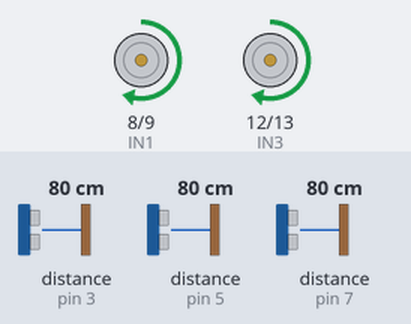
Recording of a sketch running on a simulated Arduino Uno, built with avr-gcc and run on an emulated ATmega328P. Parts: motor-driver pin pairs drawn as motors (green arrow = first pin HIGH = forward, orange = second pin HIGH = backward, longer = more drive, scaled by the enable pin). The inputs (shaded band) are chosen by the test bench; at power-on: distance to the obstacle (sensors on pin 3, pin 5, pin 7) 80 cm. The echo pulse lasts 58.3 µs per cm.

Above: at 1.2 s.
1.3 s: distance to the obstacle (sensor on pin 3) set to 17 cm
2.8 s: distance to the obstacle (sensor on pin 3) set to 14 cm
At 3.17 s:
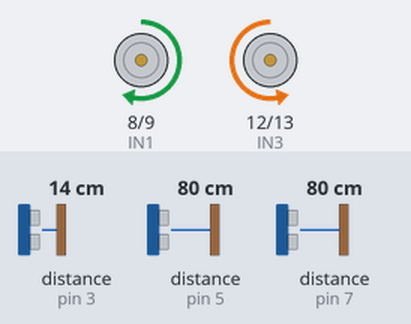
5.8 s: distance to the obstacle (sensor on pin 5) set to 17 cm
8.8 s: distance to the obstacle (sensor on pin 5) set to 14 cm
At 9.5 s:
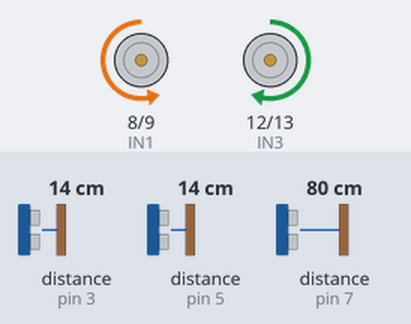
11.8 s: distance to the obstacle (sensor on pin 5) set to 18 cm
At 12.45 s:
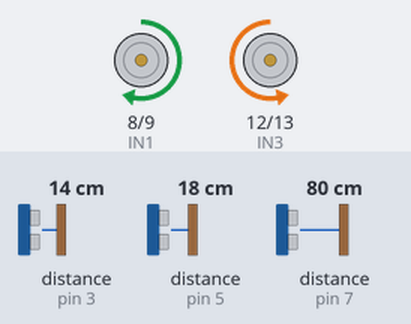
14.8 s: distance to the obstacle (sensor on pin 5) set to 2 cm
At 15.9 s:
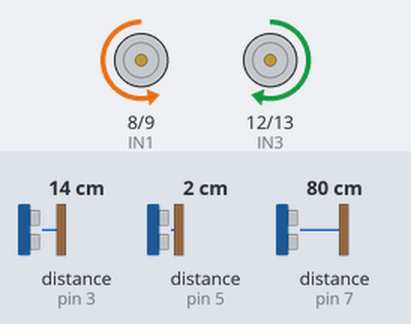
Timing chart, 0 to 18.8 s (numbered marks = the images above; inputs shaded):
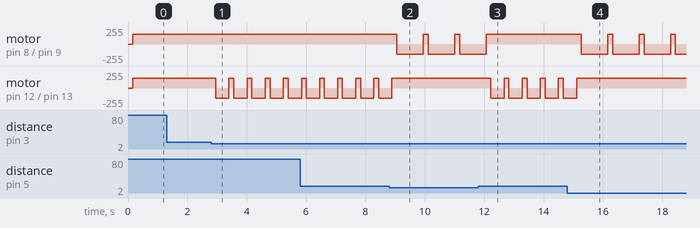

The sketch:

Maze_Solver_Robot.ino
```cpp
#include <NewPing.h>

// Define Ultrasonic Sensor Pins
#define TRIG_FRONT 2
#define ECHO_FRONT 3
#define TRIG_LEFT 4
#define ECHO_LEFT 5
#define TRIG_RIGHT 6
#define ECHO_RIGHT 7

// Define Motor Pins
#define IN1 8
#define IN2 9
#define ENA 10
#define IN3 12
#define IN4 13
#define ENB 11

// Motor Speed Control
#define MOTOR_SPEED 150

// Maze parameters
#define MAZE_SIZE 16  // 16x16 grid
#define MAX_VALUE 255

// Define goal position in the maze (center)
#define GOAL_X 7  // Adjust based on your maze
#define GOAL_Y 7  // Adjust based on your maze

// Ultrasonic Range
#define MAX_DISTANCE 200
NewPing sonarFront(TRIG_FRONT, ECHO_FRONT, MAX_DISTANCE);
NewPing sonarLeft(TRIG_LEFT, ECHO_LEFT, MAX_DISTANCE);
NewPing sonarRight(TRIG_RIGHT, ECHO_RIGHT, MAX_DISTANCE);

// Flood Fill Maze Array
byte maze[MAZE_SIZE][MAZE_SIZE];
byte posX = 0, posY = 0;  // Start position
byte direction = 0;       // 0=North, 1=East, 2=South, 3=West

void setup() {
  pinMode(IN1, OUTPUT);
  pinMode(IN2, OUTPUT);
  pinMode(ENA, OUTPUT);
  pinMode(IN3, OUTPUT);
  pinMode(IN4, OUTPUT);
  pinMode(ENB, OUTPUT);

  Serial.begin(9600);
  floodFillInit();
}

void loop() {
  floodFill(posX, posY);
  moveToGoal();
  returnToStart();
  moveToGoal();
}

// Initialize Flood Fill maze with MAX_VALUE
void floodFillInit() {
  for (byte i = 0; i < MAZE_SIZE; i++) {
    for (byte j = 0; j < MAZE_SIZE; j++) {
      maze[i][j] = MAX_VALUE;
    }
  }
  maze[GOAL_X][GOAL_Y] = 0;
}

// Function to get distance from ultrasonic sensor
int getDistance(NewPing sensor) {
  delay(50);  // Small delay between readings
  return sensor.ping_cm();
}

// Move robot forward
void moveForward() {
  digitalWrite(IN1, HIGH);
  digitalWrite(IN2, LOW);
  analogWrite(ENA, MOTOR_SPEED);

  digitalWrite(IN3, HIGH);
  digitalWrite(IN4, LOW);
  analogWrite(ENB, MOTOR_SPEED);
}

// Stop the robot
void stopMotors() {
  digitalWrite(IN1, LOW);
  digitalWrite(IN2, LOW);
  analogWrite(ENA, 0);

  digitalWrite(IN3, LOW);
  digitalWrite(IN4, LOW);
  analogWrite(ENB, 0);
}

// Turn robot left
void turnLeft() {
  digitalWrite(IN1, LOW);
  digitalWrite(IN2, HIGH);
  analogWrite(ENA, MOTOR_SPEED);

  digitalWrite(IN3, HIGH);
  digitalWrite(IN4, LOW);
  analogWrite(ENB, MOTOR_SPEED);
  delay(450); // Adjust to achieve 90-degree turn
}

// Turn robot right
void turnRight() {
  digitalWrite(IN1, HIGH);
  digitalWrite(IN2, LOW);
  analogWrite(ENA, MOTOR_SPEED);

  digitalWrite(IN3, LOW);
  digitalWrite(IN4, HIGH);
  analogWrite(ENB, MOTOR_SPEED);
  delay(450); // Adjust to achieve 90-degree turn
}

// Update the robot's direction
void updateDirection(byte newDirection) {
  if (direction != newDirection) {
    if ((newDirection + 3) % 4 == direction) {
      turnLeft();
      turnLeft();
    } else if ((newDirection + 1) % 4 == direction) {
      turnRight();
    } else {
      turnLeft();
    }
  }
  direction = newDirection;
}

// Flood fill algorithm for solving the maze
void floodFill(byte x, byte y) {
  while (true) {
    int frontDistance = getDistance(sonarFront);
    int leftDistance = getDistance(sonarLeft);
    int rightDistance = getDistance(sonarRight);

    // Detect open paths and update movement
    if (frontDistance > 15) {  // Adjust threshold for your maze
      moveForward();
      posX += (direction == 1) - (direction == 3);
      posY += (direction == 0) - (direction == 2);
    } else {
      stopMotors();  // Stop before making a turn
      if (leftDistance > 15) {
        updateDirection((direction + 3) % 4);
        moveForward();
      } else if (rightDistance > 15) {
        updateDirection((direction + 1) % 4);
        moveForward();
      } else {
        updateDirection((direction + 2) % 4); // Turn around and move forward
        // The following line is commented out to prevent backward movement
        // moveForward();
      }
    }

    // Update maze and apply flood fill logic
    byte minValue = min(maze[posX+1][posY], min(maze[posX-1][posY], min(maze[posX][posY+1], maze[posX][posY-1])));
    maze[posX][posY] = minValue + 1;

    // Stop if goal is reached
    if (posX == GOAL_X && posY == GOAL_Y) break;
  }
}

// Move to the goal using the shortest path
void moveToGoal() {
  while (posX != GOAL_X || posY != GOAL_Y) {
    byte minValue = maze[posX][posY];
    byte nextDirection = direction;

    if (posY > 0 && maze[posX][posY - 1] < minValue && direction != 2) { // Prevent moving backward
      minValue = maze[posX][posY - 1];
      nextDirection = 0;  // North
    }
    if (posX < MAZE_SIZE - 1 && maze[posX + 1][posY] < minValue && direction != 3) { // Prevent moving backward
      minValue = maze[posX + 1][posY];
      nextDirection = 1;  // East
    }
    if (posY < MAZE_SIZE - 1 && maze[posX][posY + 1] < minValue && direction != 0) { // Prevent moving backward
      minValue = maze[posX][posY + 1];
      nextDirection = 2;  // South
    }
    if (posX > 0 && maze[posX - 1][posY] < minValue && direction != 1) { // Prevent moving backward
      minValue = maze[posX - 1][posY];
      nextDirection = 3;  // West
    }

    updateDirection(nextDirection);
    moveForward();
  }
}

// Return to start position using the shortest path
void returnToStart() {
  // Similar logic as moveToGoal() but reversed
  while (posX != 0 || posY != 0) {
    byte minValue = maze[posX][posY];
    byte nextDirection = direction;

    if (posY > 0 && maze[posX][posY - 1] < minValue && direction != 2) { // Prevent moving backward
      minValue = maze[posX][posY - 1];
      nextDirection = 0;  // North
    }
    if (posX < MAZE_SIZE - 1 && maze[posX + 1][posY] < minValue && direction != 3) { // Prevent moving backward
      minValue = maze[posX + 1][posY];
      nextDirection = 1;  // East
    }
    if (posY < MAZE_SIZE - 1 && maze[posX][posY + 1] < minValue && direction != 0) { // Prevent moving backward
      minValue = maze[posX][posY + 1];
      nextDirection = 2;  // South
    }
    if (posX > 0 && maze[posX - 1][posY] < minValue && direction != 1) { // Prevent moving backward
      minValue = maze[posX - 1][posY];
      nextDirection = 3;  // West
    }

    updateDirection(nextDirection);
    moveForward();
  }
}
```

Measured:
- the behaviour switches between 16 and 15 cm on distance to the obstacle (sensor on pin 3) (found by bisection; images 0 and 1)
- the behaviour switches between 16 and 15 cm on distance to the obstacle (sensor on pin 5) (found by bisection; images 1 and 2)
- after the input at 1.3 s, every drawn part: stays the same
- after the input at 2.8 s, motor on pin 12 (IN3) / pin 13 (IN4): alternates forward 150/255 for 0.16 s and backward 150/255 for 0.45 s, starting after 0.15 s
- after the input at 8.8 s, motor on pin 8 (IN1) / pin 9 (IN2): alternates forward 150/255 for 0.16 s and backward 150/255 for 0.90 s, starting after 0.25 s; motor on pin 12 (IN3) / pin 13 (IN4): goes on until 8.9 s, then stays forward 150/255
- after the input at 11.8 s, motor on pin 8 (IN1) / pin 9 (IN2): goes on until 12.1 s, then stays forward 150/255; motor on pin 12 (IN3) / pin 13 (IN4): alternates forward 150/255 for 0.16 s and backward 150/255 for 0.45 s, starting after 0.43 s
- after the input at 14.8 s, motor on pin 8 (IN1) / pin 9 (IN2): alternates forward 150/255 for 0.16 s and backward 150/255 for 0.90 s, starting after 0.47 s; motor on pin 12 (IN3) / pin 13 (IN4): goes on until 15.1 s, then stays forward 150/255
